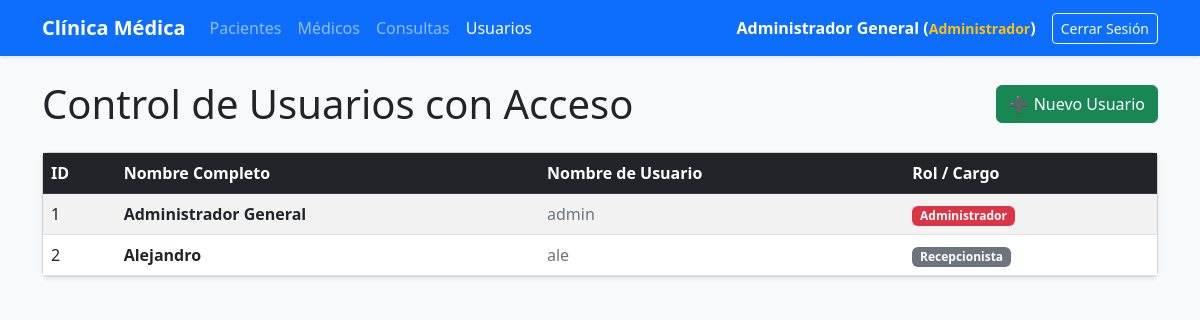
/auth/usuarios (signed in), run on the app's committed database.
### models/usuario_model.py (models this page shows, shortened)
class Usuario(db.Model):
    __tablename__ = "usuarios"
    id = db.Column(db.Integer, primary_key=True)
    nombre = db.Column(db.Integer, nullable=False)
    username = db.Column(db.String(50),unique=True, nullable=False)
    password = db.Column(db.String(255),nullable=False)
    rol=db.Column(db.String(20),nullable=False)
    @staticmethod
    def get_all():
        return Usuario.query.all()

### controllers/usuario_controller.py (the view)
@usuario_bp.route("/usuarios")
def index():
    usuarios = Usuario.get_all()
    return usuario_view.list(usuarios)

### run.py (called while the page is built)
@app.before_request
def restringir_acceso():
    if request.endpoint and 'usuario.login' not in request.endpoint and 'static' not in request.endpoint:
        if 'usuario_id' not in session:
            return redirect(url_for('usuario.login'))

@app.context_processor
def inject_active_path():
    def is_active(path):
        return 'active' if request.path == path else ''
    return(dict(is_active = is_active))

### views/usuario_view.py (called while the page is built)
def list(usuarios):
    return render_template("usuarios/index.html",usuarios=usuarios)

### templates/usuarios/index.html (shortened to what this page needs)
{% extends 'base.html' %}
{% block content %}
    <div class="d-flex justify-content-between align-items-center mb-4">
        <h1 class="m-0">Control de Usuarios con Acceso</h1>
        <a href="{{ url_for('usuario.create') }}" class="btn btn-success">➕ Nuevo Usuario</a>
    </div>
    <div class="card shadow-sm">
        <div class="card-body p-0">
            <table class="table table-striped table-hover m-0">
                <thead class="table-dark">
                    <tr>
                        <th>ID</th>
                        <th>Nombre Completo</th>
                        <th>Nombre de Usuario</th>
                        <th>Rol / Cargo</th>
                    </tr>
                </thead>
                <tbody>
                {% for item in usuarios %}
                    <tr>
                        <td class="align-middle">{{ item.id }}</td>
                        <td class="align-middle fw-bold">{{ item.nombre }}</td>
                        <td class="align-middle text-secondary">{{ item.username }}</td>
                        <td class="align-middle">
                            <span class="badge {% if item.rol == 'Administrador' %}bg-danger{% elif item.rol == 'Médico' %}bg-primary{% else %}bg-secondary{% endif %}">
                                {{ item.rol }}
                            </span>
                        </td>
                    </tr>
                {% endfor %}
                </tbody>
            </table>
        </div>
    </div>
{% endblock %}

### templates/base.html (shortened to what this page needs)
<!DOCTYPE html>
<html lang="es">
<head>
    <link href="https://cdn.jsdelivr.net/npm/bootstrap@5.3.0/dist/css/bootstrap.min.css" rel="stylesheet">
</head>
<body class="bg-light">
    <nav class="navbar navbar-expand-lg navbar-dark bg-primary shadow-sm mb-4">
        <div class="container">
            <a class="navbar-brand fw-bold" href="/">Clínica Médica</a>
            <div class="collapse navbar-collapse" id="navbarNav">
                <ul class="navbar-nav me-auto">
                    <li class="nav-item">
                        <a class="nav-link {{ is_active('/pacientes/') }}"
                            href="{{ url_for('paciente.index') }}">Pacientes</a>
                    </li>
                    <li class="nav-item">
                        <a class="nav-link {{ is_active('/medicos/') }}"
                            href="{{ url_for('medico.index') }}">Médicos</a>
                    </li>
                    <li class="nav-item">
                        <a class="nav-link {{ is_active('/consultas/') }}"
                            href="{{ url_for('consulta.index') }}">Consultas</a>
                    </li>
                    <li class="nav-item">
                        <a class="nav-link {{ is_active('/auth/usuarios') }}"
                            href="{{ url_for('usuario.index') }}">Usuarios</a>
                    </li>
                </ul>
                <div class="d-flex align-items-center">
                    <span class="navbar-text text-white me-3 fw-semibold">
                        {{ session.get('usuario_nombre') }} (<small class="text-warning">{{
                            session.get('usuario_rol') }}</small>)
                    </span>
                    <a href="{{ url_for('usuario.logout') }}" class="btn btn-outline-light btn-sm">Cerrar Sesión</a>
                </div>
            </div>
        </div>
    </nav>
    <div class="container">
        {% block content %}
        {% endblock %}
    </div>
</body>
</html>

### data on the page
Usuario: get "Administrador General", get "Administrador", id "1", nombre "Administrador General", username "admin", rol "Administrador"
Usuario: id "2", nombre "Alejandro", username "ale", rol "Recepcionista"
